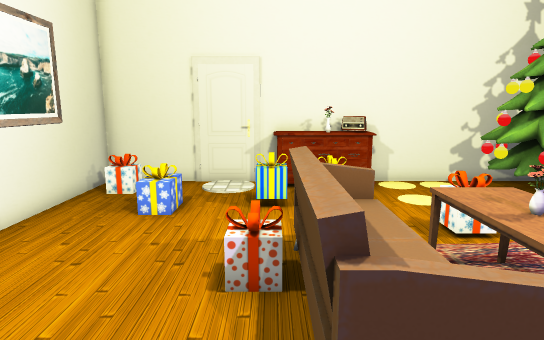
view 1 (above)

16 first-person views from a walk through a Unity game level. The camera is 1.5 m above the floor, tilts 10° down and sees 75° across. The floor is counted in squares, 0.5 m on a side. Each view is taken from the middle of a square. On the plan, view 1 faces up. The plan holds only what a view shows up to about 20 squares ahead; the rest is blank. The player is left out. Some surface patterns are stand-ins.

view 2
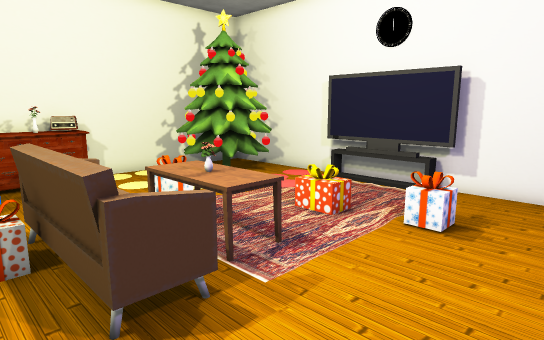

view 3
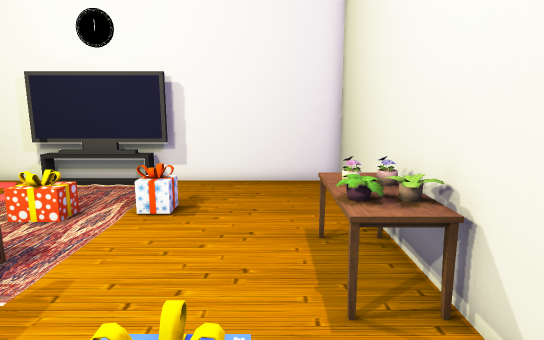

view 4
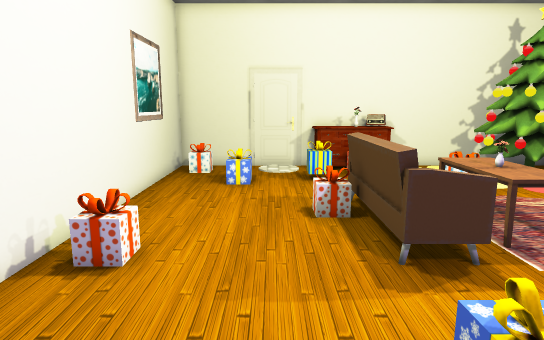

view 5
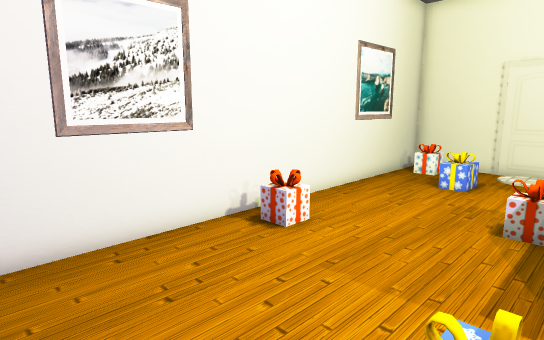

view 6
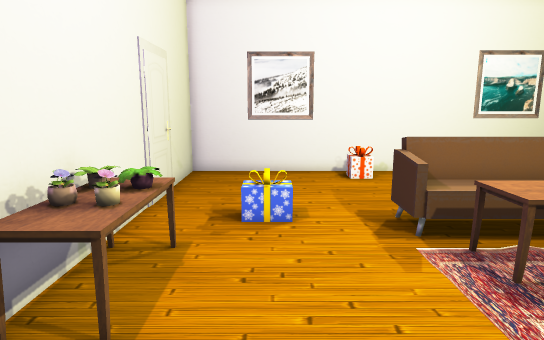

view 7
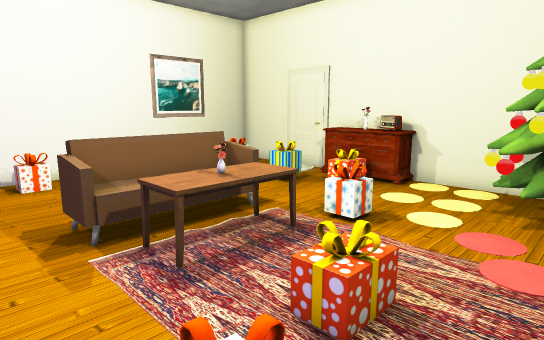

view 8
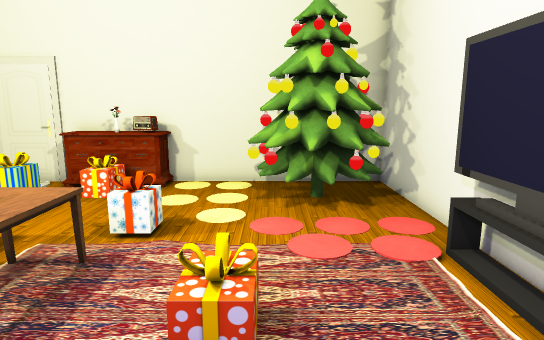

view 9
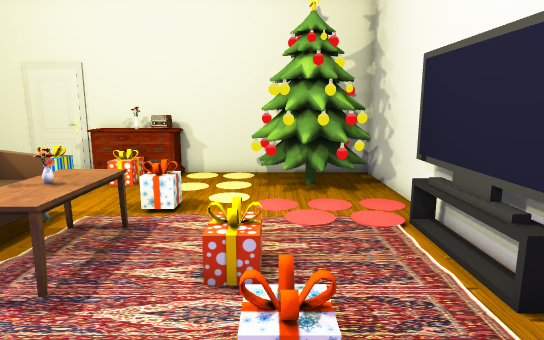

view 10
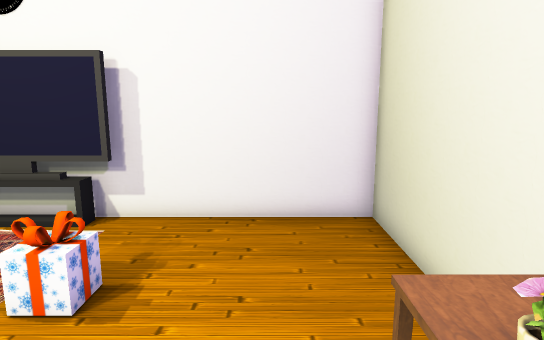

view 11
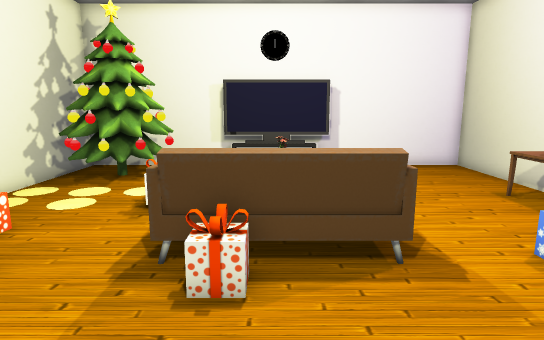

view 12
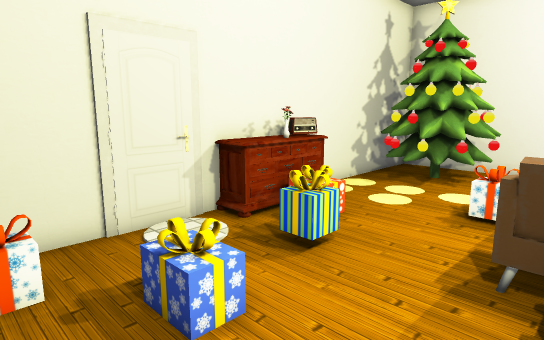

view 13
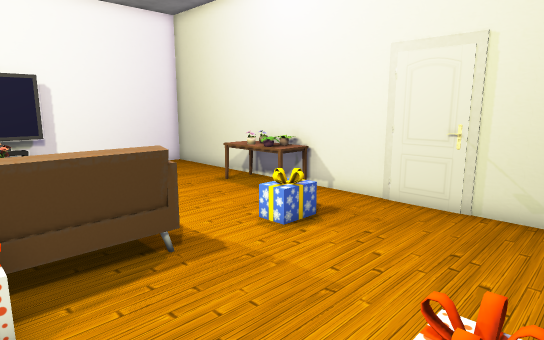

view 14
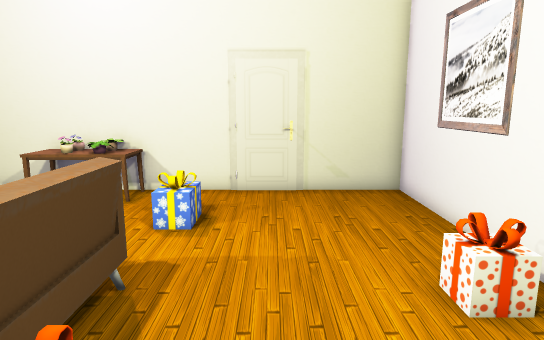

view 15
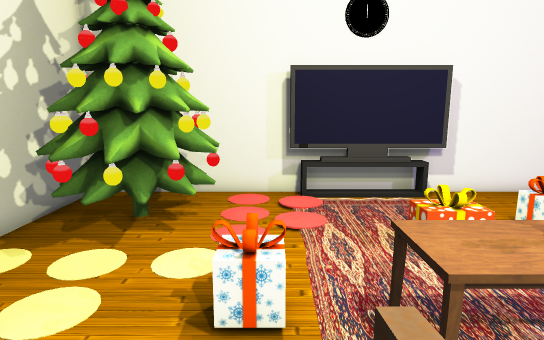

view 16
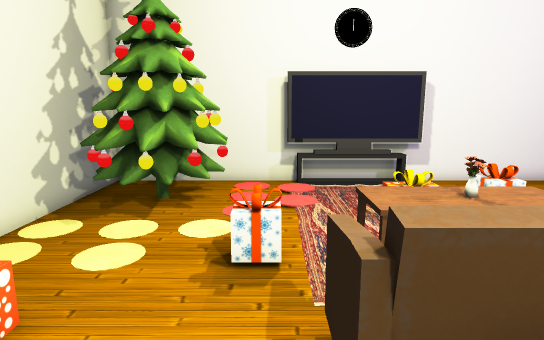

### Floor plan
Key: @ floor where view 1 was taken; # wall or solid block; x gap in a wall; . floor; R drawers; I disc; T tree; S sofa; U rug; A table; H shelf; B TV; F flowerpot; O other object.
Columns run from 7 left of view 1 to 13 right of it. Each row starts with its distance up from view 1.
 15       ###############
 14 #######RRRRR####TT###
 13 #.O...IRRRRR...TTTT #
 12 #........O....OTTTTT#
 11 #...O..O......TTTTT #
 10 #...O..O.......TTTT #
  9 #...............OO. #
  8 #..........OO...... #
  7 #......SSSUU.... ..H#
  6 #......SSSAAU     .H#
  5 #......SSSAAU U   .H#
  4 #......SSSAAU UU  .H#
  3 #xO....SSSAAU     .H#
  2 #.......SS.....U...B#
  1 #..............O... #
  0 #......@........... #
 -1 #......O...........#
 -2 #..................#
 -3 #.........FFFA.....#
 -4 #........ FFFA.....#
 -5 ####################

Positions as (right, up) in squares from view 1, and headings:
1: (0, 0), facing up
2: (-1, -2), facing up-right
3: (-2, -2), facing right
4: (-2, -4), facing up
5: (1, -4), facing up-left
6: (10, -1), facing left
7: (10, 0), facing up-left
8: (8, 0), facing up
9: (8, -2), facing up
10: (3, -2), facing right
11: (-6, 5), facing right
12: (-6, 6), facing up-right
13: (-6, 6), facing down-right
14: (-2, 8), facing down
15: (0, 8), facing right
16: (-2, 8), facing right
